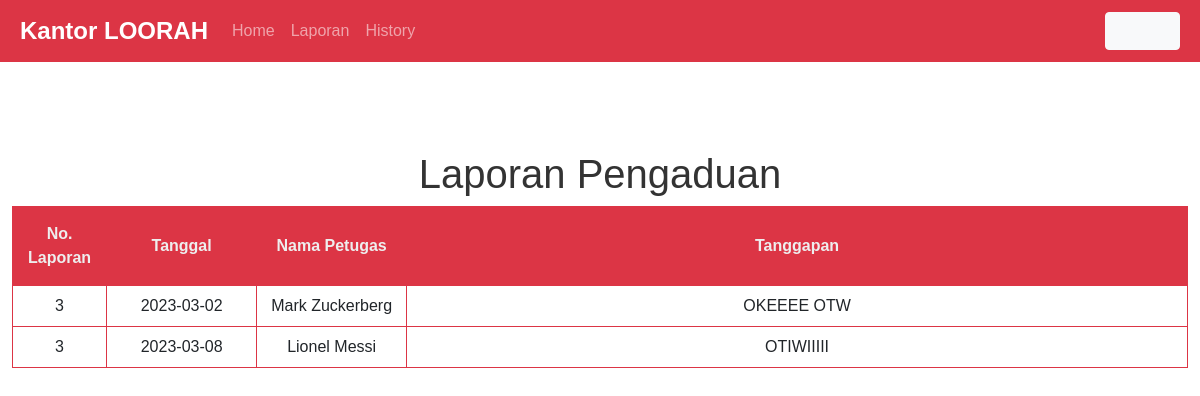
Screenshot of /masyarakat/lihat_tanggapan.php?id=3 with the database file from the repository.
### tables this page shows
CREATE TABLE `tanggapan_farhan` (
  `id_tanggapan_farhan` int(11) NOT NULL,
  `id_pengaduan_farhan` int(11) NOT NULL,
  `tgl_tanggapan_farhan` date NOT NULL,
  `tanggapan_farhan` text NOT NULL,
  `id_petugas_farhan` int(11) NOT NULL
);

CREATE TABLE `petugas_farhan` (
  `id_petugas_farhan` int(11) NOT NULL,
  `nama_petugas_farhan` varchar(35) NOT NULL,
  `username_petugas_farhan` varchar(25) NOT NULL,
  `password_petugas_farhan` varchar(32) NOT NULL,
  `telp_petugas_farhan` varchar(13) NOT NULL,
  `level_farhan` enum('Admin','Petugas') NOT NULL
);

### masyarakat/lihat_tanggapan.php (the view, shortened to what this page needs)
<!DOCTYPE html>
<html lang="en">
<head>
    <link href="../bootstrap/css/bootstrap.min.css" rel="stylesheet">
    <link rel="stylesheet" href="../css/style.css">
</head>
<body>
<nav class="navbar navbar-expand-lg navbar-dark bg-danger p-2">
  <div class="container-fluid">
    <a class="navbar-brand fw-bold fs-4" href="#">Kantor LOORAH</a>
    <div class="collapse navbar-collapse" id="navbarText">
      <ul class="navbar-nav me-auto mb-2 mb-lg-0">
        <li class="nav-item">
          <a class="nav-link " aria-current="page" href="admin.php">Home</a>
        </li>
        <li class="nav-item">
          <a class="nav-link " href="laporan.php">Laporan</a>
        </li>
        <li class="nav-item">
          <a class="nav-link" href="history.php">History</a>
        </li>
      </ul>
      <a href="../logout.php" class="btn btn-light text-light">
        </a>
    </div>
  </div>
</nav>
    <?php
        include '../koneksi.php';
        $id = $_GET['id'];
        $sql = "SELECT * FROM tanggapan_farhan INNER JOIN petugas_farhan ON tanggapan_farhan.id_petugas_farhan = petugas_farhan.id_petugas_farhan WHERE id_pengaduan_farhan = $id";
        $laporan = mysqli_query($conn, $sql);
    ?>
    <br>
    <div class="table-responsive container-fluid">
    <h1 class="text-center">Laporan Pengaduan</h1>
    <table border="1" cellpadding="5px" class="table text-center table-bordered border-danger table-hover">
        <thead>
            <tr>
                <th style='width: 15px'>No. Laporan</th>
                <th class="align-middle" style='width: 150px'>Tanggal</th>
                <th class="align-middle" style='width: 150px'>Nama Petugas</th>
                <th class="align-middle">Tanggapan</th>
            </tr>
        </thead>
        <tbody>
            <?php foreach ($laporan as $row) : ?>
            <tr>
                <td class="align-middle"><?= $row["id_pengaduan_farhan"]; ?></td>
                <td class="align-middle"><?= $row["tgl_tanggapan_farhan"]; ?></td>
                <td class="align-middle"><?= $row["nama_petugas_farhan"]; ?></td>
                <td class="align-middle"><?= $row["tanggapan_farhan"]; ?></td>
            </tr>
                <?php endforeach; ?>
        </tbody>
    </table>
    </div>
</body>
</html>

### css/style.css (style rules this page uses)
body { padding: 0; margin: 0; font-family: Arial, Helvetica, sans-serif; background-repeat: no-repeat; }
h1 { margin-top: 4rem; color: #333; }
a { text-decoration: none; }
.table th { background-color: #dc3545; padding: 15px; color: #eee; }

### rows the page displays
tanggapan_farhan: id_pengaduan_farhan "3", tgl_tanggapan_farhan "2023-03-02", id_petugas_farhan.nama_petugas_farhan "Mark Zuckerberg", tanggapan_farhan "OKEEEE OTW"
tanggapan_farhan: id_pengaduan_farhan "3", tgl_tanggapan_farhan "2023-03-08", id_petugas_farhan.nama_petugas_farhan "Lionel Messi", tanggapan_farhan "OTIWIIIII"
